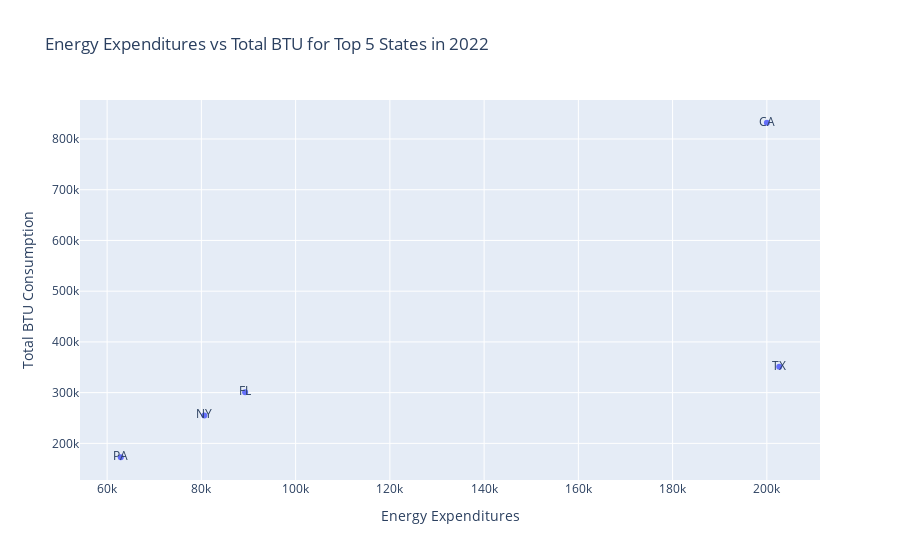

Notebook cell for this chart:
### Markdown cell above
#### Now lets look at the relationship between energy expenditure and renewable energy consumption for the top 5 spenders of energy in 2022

### Code cell
data_2022 = merged_all_data[merged_all_data['Year'] == 2022]

# Remove the "US" row from the data
data_no_us_2022 = data_2022[data_2022["State"] != "US"]

# only top 5 states in 2022
top_5_expenditures_2022 = data_no_us_2022.nlargest(5, 'Expenditures')

fig_top5_scatter = px.scatter(top_5_expenditures_2022, 
                              x='Expenditures', 
                              y='Total_BTU', 
                              title="Energy Expenditures vs Total BTU for Top 5 States in 2022", 
                              labels={'Expenditures': 'Energy Expenditures', 'Total_BTU': 'Total BTU Consumption'},
                              text='State')

# Show the scatter plot
fig_top5_scatter.show()

### Figure 1 — Plotly figure (JSON) as saved in the notebook; plotly's stock layout.template omitted (floating-point values rounded to 4 significant figures)
{"data": [{"hovertemplate": "Energy Expenditures=%{x}<br>Total BTU Consumption=%{y}<br>State=%{text}<extra></extra>", "legendgroup": "", "marker": {"color": "#636efa", "symbol": "circle"}, "mode": "markers+text", "name": "", "orientation": "v", "showlegend": false, "text": ["TX", "CA", "FL", "NY", "PA"], "type": "scatter", "x": [202600.0, 200000.0, 89280.0, 80620.0, 62890.0], "xaxis": "x", "y": [351106, 832035, 300693, 255100, 172620], "yaxis": "y"}], "layout": {"autosize": true, "legend": {"tracegroupgap": 0}, "title": {"text": "Energy Expenditures vs Total BTU for Top 5 States in 2022"}, "xaxis": {"anchor": "y", "autorange": true, "domain": [0, 1], "range": [54250.0, 211300.0], "title": {"text": "Energy Expenditures"}, "type": "linear"}, "yaxis": {"anchor": "x", "autorange": true, "domain": [0, 1], "range": [118200.0, 886500.0], "title": {"text": "Total BTU Consumption"}, "type": "linear"}}}
